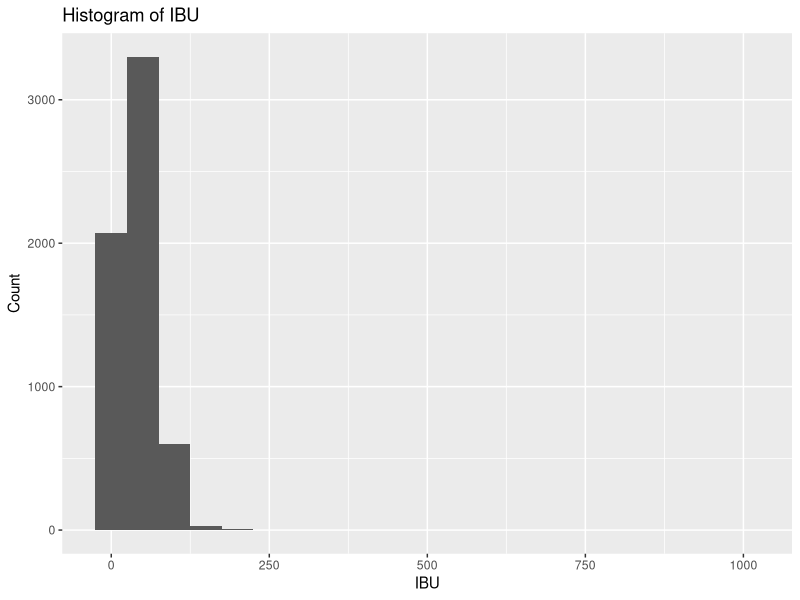
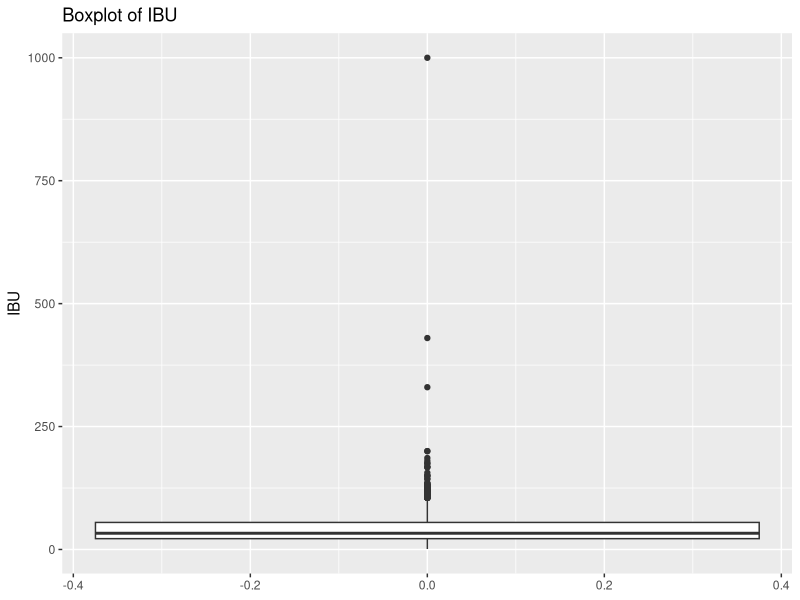
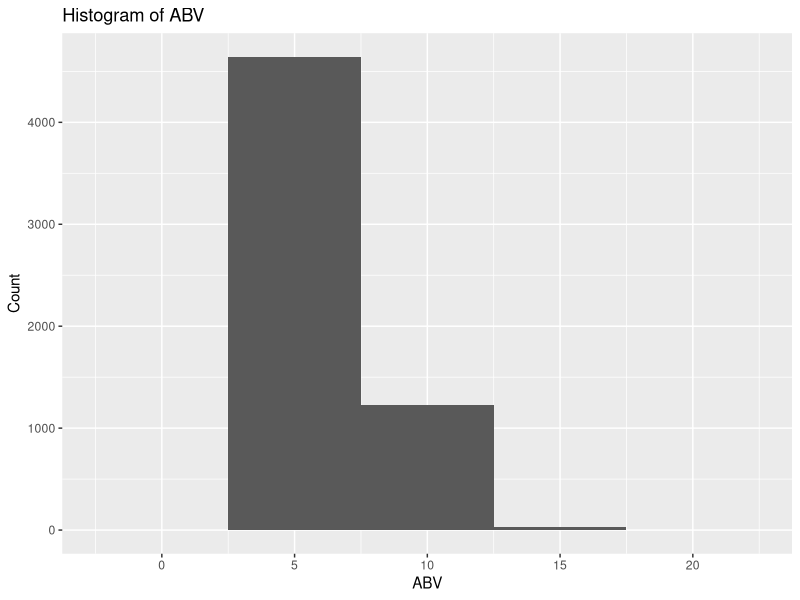
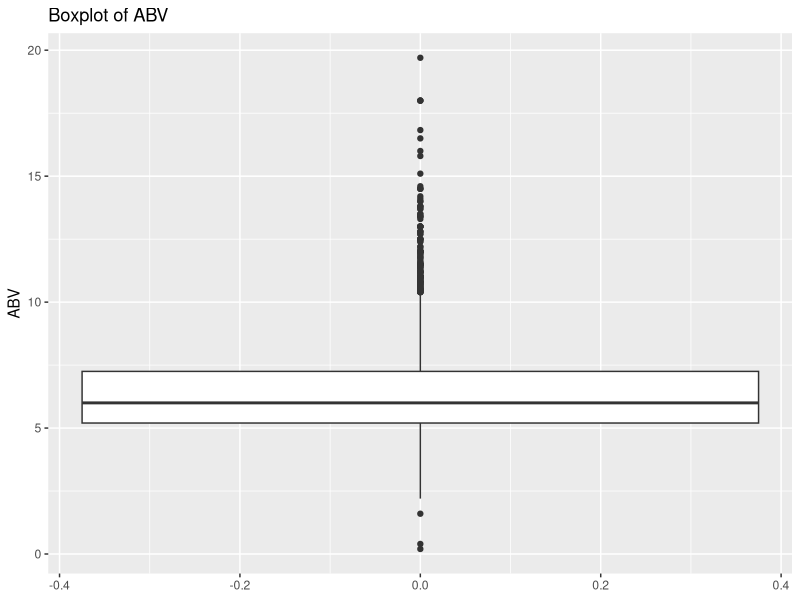
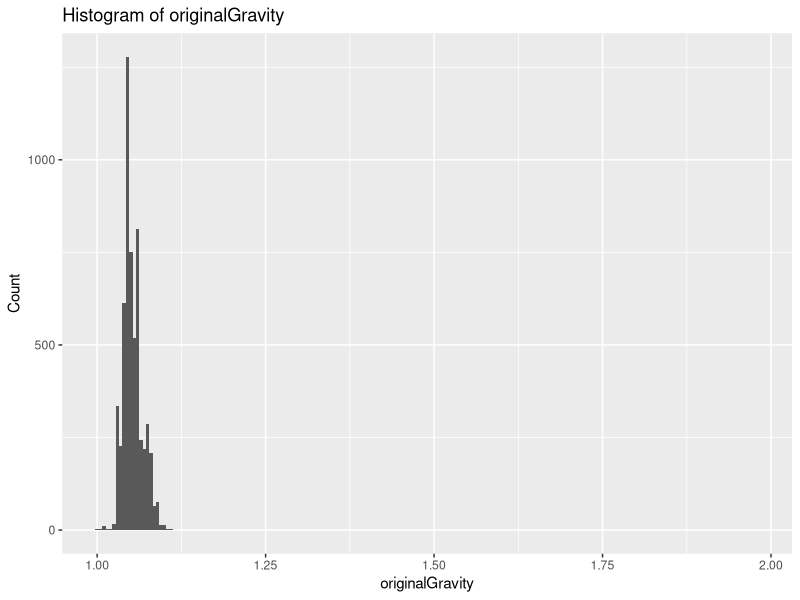
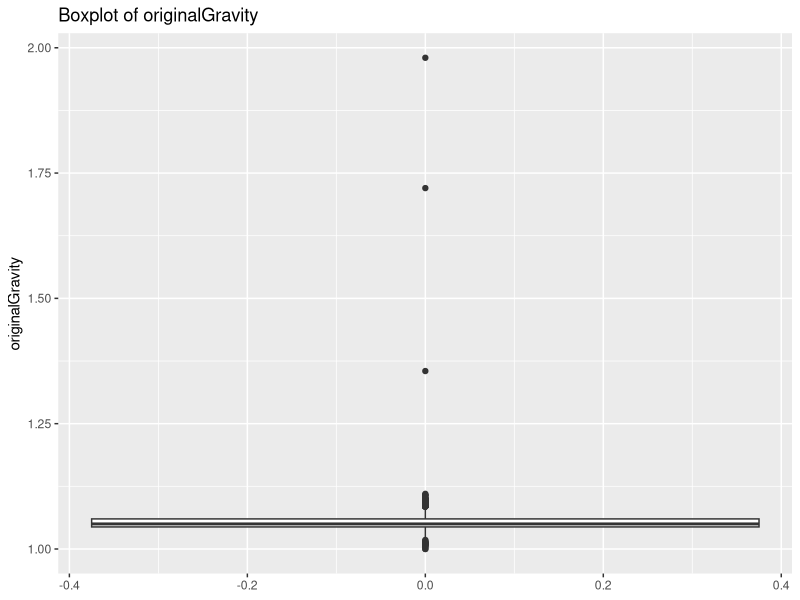
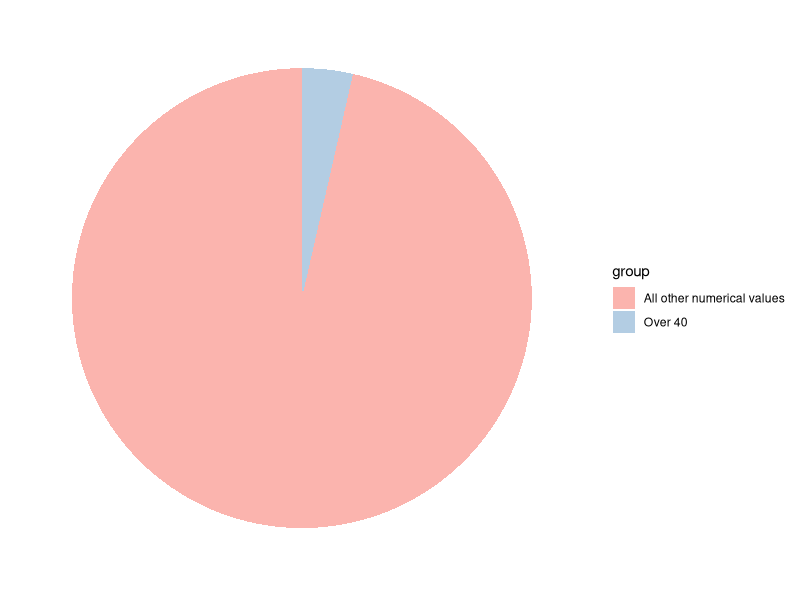
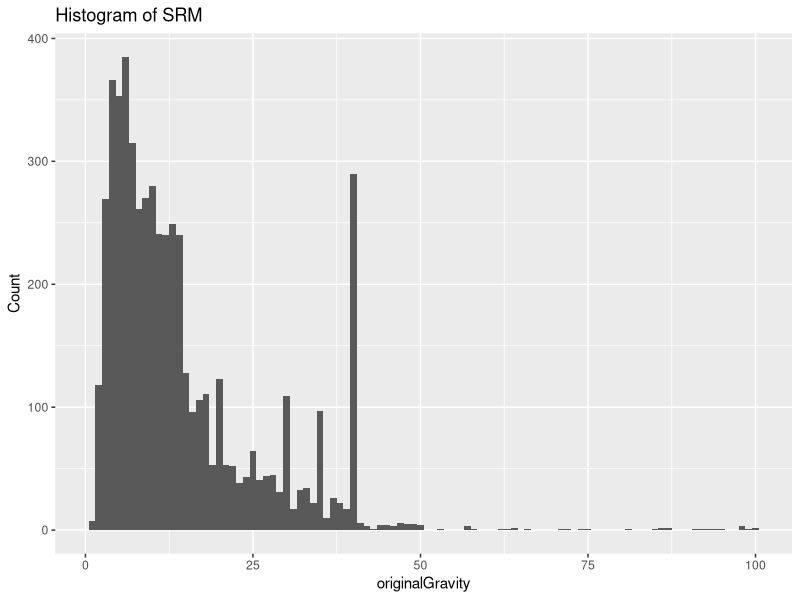

Recreate these plots in R, in order.
## ---- chunk 1
install.packages("tidyverse")
library(tidyverse)
library(ggplot2)
library(GGally)
install.packages("RColorBrewer")
library(RColorBrewer)
library(gridExtra)
## ---- chunk 2
blank_theme <- theme_minimal()+
  theme(
  axis.title.x = element_blank(),
  axis.title.y = element_blank(),
  panel.border = element_blank(),
  panel.grid=element_blank(),
  axis.ticks = element_blank(),
  plot.title=element_text(size=14, face="bold")
  )
## ---- chunk 3
beerdf = read.csv("beer_train.csv")
#head(beerdf)
View(beerdf)
dim(beerdf)
colnames(beerdf)
## ---- chunk 4
#table(beerdf$isOrganic)
beerdf$isOrganic[which(beerdf$isOrganic=="Y")] <- 1

beerdf$isOrganic[which(beerdf$isOrganic=="N")] <- 0

beerdf$isOrganic <- as.numeric(beerdf$isOrganic)

View(beerdf)
#table(beerdf$isOrganic)
## ---- chunk 5
# Number of missing data values in glass 
sum(beerdf$glass == "")
## ---- chunk 6
beerdf_new <- subset(beerdf, select = -c(available, description, glass, name, id))

View(beerdf_new)
dim(beerdf_new)
colnames(beerdf_new)
## ---- chunk 7
summary(beerdf_new)
typeof(beerdf_new)
## ---- chunk 8
# IBU Histogram
ggplot(data = beerdf_new, aes(x = ibu)) +
  geom_histogram(binwidth = 50) +
  labs(title = "Histogram of IBU", x = "IBU", y = "Count")
## ---- chunk 9
# Observing Outliers visullay for IBU using Bolxplot
ggplot(data = beerdf_new, aes(y = ibu)) +
  geom_boxplot() +
  labs(title = "Boxplot of IBU", y = "IBU")
## ---- chunk 10
# Constructing our upper and lowerbounds
Q1 <- quantile(beerdf_new$ibu, 0.25)
Q3 <- quantile(beerdf_new$ibu, 0.75)
IQR <- Q3 - Q1

lower_bound <- Q1 - 1.5 * IQR
upper_bound <- Q3 + 1.5 * IQR

# Identifying our outliers
outliers <- beerdf_new$ibu[beerdf_new$ibu < lower_bound | beerdf_new$ibu > upper_bound]
print(outliers)
length(outliers)
## ---- chunk 11
beerdf_new <- beerdf_new[beerdf_new$ibu >= lower_bound & beerdf_new$ibu <= upper_bound, ]
dim(beerdf_new)
## ---- chunk 12
# ABV Histogram
ggplot(data = beerdf_new, aes(x = abv)) +
  geom_histogram(binwidth = 5) +
  labs(title = "Histogram of ABV", x = "ABV", y = "Count")
## ---- chunk 13
# Observing Outliers visullay for ABV using Bolxplot
ggplot(data = beerdf_new, aes(y = abv)) +
  geom_boxplot() +
  labs(title = "Boxplot of ABV", y = "ABV")
## ---- chunk 14
# ABV
# Constructing our upper and lowerbounds
abv_Q1 <- quantile(beerdf_new$abv, 0.25)
abv_Q3 <- quantile(beerdf_new$abv, 0.75)
abv_IQR <- abv_Q3 - abv_Q1

abv_lower_bound <- abv_Q1 - 1.5 * abv_IQR
abv_upper_bound <- abv_Q3 + 1.5 * abv_IQR

# Identifying our outliers
abv_outliers <- beerdf_new$abv[beerdf_new$abv < abv_lower_bound | beerdf_new$abv > abv_upper_bound]
print(abv_outliers)
length(abv_outliers) 
## ---- chunk 15
# Creating a new data set that has no outliers
cleaned_data <- beerdf_new[beerdf_new$abv >= abv_lower_bound & beerdf_new$abv <= abv_upper_bound, ]
dim(cleaned_data)
## ---- chunk 16
# OiginalGravity Histogram
ggplot(data = cleaned_data, aes(x = originalGravity)) +
  geom_histogram(binwidth = .005) +
  labs(title = "Histogram of originalGravity", x = "originalGravity", y = "Count")

# Observing Outliers visullay for originalGravity using Bolxplot
ggplot(data = cleaned_data, aes(y = originalGravity)) +
  geom_boxplot() +
  labs(title = "Boxplot of originalGravity", y = "originalGravity")
## ---- chunk 17
# Original Gravity
# Constructing our upper and lowerbounds
og_Q1 <- quantile(cleaned_data$originalGravity, 0.25)
og_Q3 <- quantile(cleaned_data$originalGravity, 0.75)
og_IQR <- og_Q3 - og_Q1

og_lower_bound <- og_Q1 - 1.5 * og_IQR
og_upper_bound <- og_Q3 + 1.5 * og_IQR

# Identifying our outliers
og_outliers <- cleaned_data$originalGravity[cleaned_data$originalGravity < og_lower_bound | cleaned_data$originalGravity > og_upper_bound]
print(og_outliers)
length(og_outliers) 

# Further cleaning our data set to remove original Gravity outliers
cleaned_data <- cleaned_data[cleaned_data$originalGravity >= og_lower_bound & cleaned_data$originalGravity <= og_upper_bound, ]
dim(cleaned_data)
## ---- chunk 18
srmover40 <- sum(beerdf_new$srm == "Over 40")
srmothernums <- sum(beerdf_new$srm != "Over 40")

srmcategcounts <- data.frame(
  group = c("Over 40", "All other numerical values"),
  value = c(srmover40, srmothernums)
  )

ggplot(srmcategcounts, aes(x="", y=value, fill=group)) +
  geom_bar(width = 1, stat = "identity") + coord_polar("y") +
  scale_fill_brewer(palette = "Pastel1") + blank_theme + theme(axis.text.x=element_blank())
## ---- chunk 19
# Removing values 'Over 40'
data_clean <- cleaned_data %>%
  filter(!grepl("Over 40", srm))
dim(data_clean)
## ---- chunk 20
# Converting Character values to Numerics
str(data_clean$srm)

data_clean$srm <- unlist(data_clean$srm)
data_clean$srm <- as.numeric(as.character(data_clean$srm))

str(data_clean$srm)
## ---- chunk 21
# SRM Histogram
ggplot(data = data_clean, aes(x = srm)) +
  geom_histogram(binwidth = 1) +
  labs(title = "Histogram of SRM", x = "originalGravity", y = "Count")

# Observing Outliers visullay for SRM using Bolxplot
ggplot(data = data_clean, aes(y = srm)) +
  geom_boxplot() +
  labs(title = "Boxplot of SRM", y = "SRM")
## ---- chunk 22
# SRM
# Constructing our upper and lowerbounds
srm_Q1 <- quantile(data_clean$srm, 0.25)
srm_Q3 <- quantile(data_clean$srm, 0.75)
srm_IQR <- srm_Q3 - srm_Q1

srm_lower_bound <- srm_Q1 - 1.5 * srm_IQR
srm_upper_bound <- srm_Q3 + 1.5 * srm_IQR

# Identifying our outliers
srm_outliers <- data_clean$srm[data_clean$srm < srm_lower_bound | data_clean$srm > srm_upper_bound]
print(srm_outliers)
length(srm_outliers) 

# Further cleaning our data set to remove SRM outliers
data_clean <- data_clean[data_clean$srm >= srm_lower_bound & data_clean$srm <= srm_upper_bound, ]
dim(data_clean)
## ---- chunk 23
sp1_new <- ggplot(beerdf_new, aes(x = abv, y = ibu, color = factor(isOrganic))) +
  geom_point(size = 1) +
  labs(title = "IBU vs ABV (beerdf_new)", x = "Alcohol by Volume (ABV)", y = "Bitterness (IBU)", color = "Is Organic") + 
  scale_color_brewer(palette = "Pastel1")
sp2_new <- ggplot(beerdf_new, aes(x = originalGravity, y = ibu, color = factor(isOrganic))) +
  geom_point(size = 1) +
  labs(title = "IBU vs Original Gravity (beerdf_new)", x = "Original Gravity", y = "Bitterness (IBU)", color = "Is Organic") + 
  scale_color_brewer(palette = "Pastel1")
sp3_new <- ggplot(beerdf_new, aes(x = srm, y = ibu, color = factor(isOrganic))) +
  geom_point(size = 1) +
  labs(title = "IBU vs SRM (beerdf_new)", x = "SRM (Beer Color)", y = "Bitterness (IBU)", color = "Is Organic") + 
  scale_color_brewer(palette = "Pastel1")
sp4_new <- ggplot(beerdf_new, aes(x = abv, y = srm, color = factor(isOrganic))) +
  geom_point(size = 1) +
  labs(title = "SRM vs ABV (beerdf_new)", x = "Alcohol by Volume (ABV)", y = "SRM (Beer Color)", color = "Is Organic") + 
  scale_color_brewer(palette = "Pastel1")
sp5_new <- ggplot(beerdf_new, aes(x = ibu, y = srm, color = factor(isOrganic))) +
  geom_point(size = 1) +
  labs(title = "SRM vs IBU (beerdf_new)", x = "Bitterness (IBU)", y = "SRM (Beer Color)", color = "Is Organic") + 
  scale_color_brewer(palette = "Pastel1")

# Display the plots for beerdf_new
grid.arrange(sp1_new, sp2_new, sp3_new, sp4_new, sp5_new, ncol = 2)

# Visualizations for data_clean
sp1_clean <- ggplot(data_clean, aes(x = abv, y = ibu, color = factor(isOrganic))) +
  geom_point(size = 1) +
  labs(title = "IBU vs ABV (data_clean)", x = "Alcohol by Volume (ABV)", y = "Bitterness (IBU)", color = "Is Organic") + 
  scale_color_brewer(palette = "Pastel1")
sp2_clean <- ggplot(data_clean, aes(x = originalGravity, y = ibu, color = factor(isOrganic))) +
  geom_point(size = 1) +
  labs(title = "IBU vs Original Gravity (data_clean)", x = "Original Gravity", y = "Bitterness (IBU)", color = "Is Organic") + 
  scale_color_brewer(palette = "Pastel1")
sp3_clean <- ggplot(data_clean, aes(x = srm, y = ibu, color = factor(isOrganic))) +
  geom_point(size = 1) +
  labs(title = "IBU vs SRM (data_clean)", x = "SRM (Beer Color)", y = "Bitterness (IBU)", color = "Is Organic") + 
  scale_color_brewer(palette = "Pastel1")
sp4_clean <- ggplot(data_clean, aes(x = abv, y = srm, color = factor(isOrganic))) +
  geom_point(size = 1) +
  labs(title = "SRM vs ABV (data_clean)", x = "Alcohol by Volume (ABV)", y = "SRM (Beer Color)", color = "Is Organic") + 
  scale_color_brewer(palette = "Pastel1")
sp5_clean <- ggplot(data_clean, aes(x = ibu, y = srm, color = factor(isOrganic))) +
  geom_point(size = 1) +
  labs(title = "SRM vs IBU (data_clean)", x = "Bitterness (IBU)", y = "SRM (Beer Color)", color = "Is Organic") + 
  scale_color_brewer(palette = "Pastel1")

# Display the plots for data_clean
grid.arrange(sp1_clean, sp2_clean, sp3_clean, sp4_clean, sp5_clean, ncol = 2)
## ---- chunk 24
ggpairs(data_clean) + scale_color_brewer(palette = "Pastel1")
## ---- chunk 25
fullmodel <- lm(ibu ~ ., data = data_clean)
summary((fullmodel))
